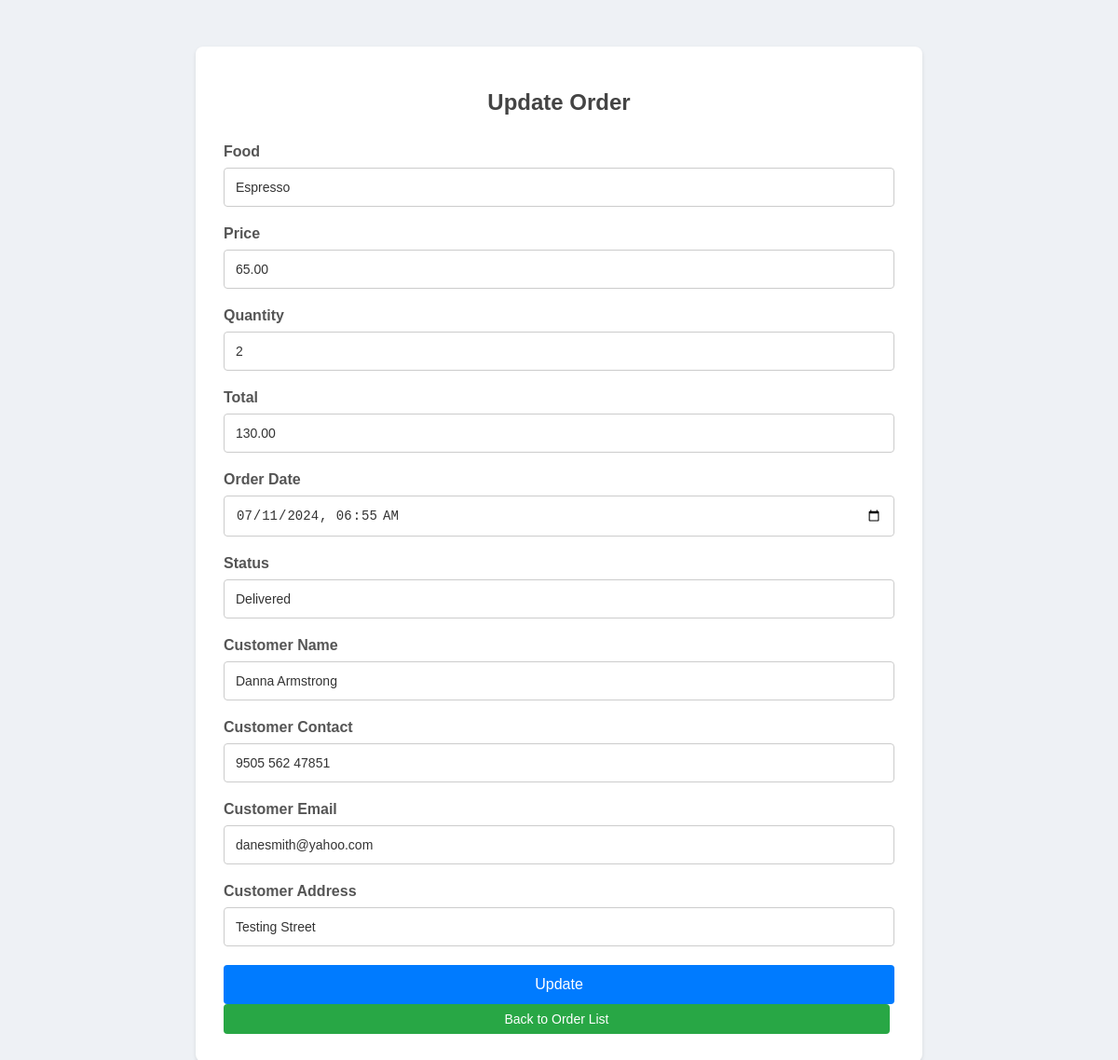
The app's page /food-order/admin/employee-update-order.php?id=1 with its own data.
### tables this page shows
CREATE TABLE `tbl_order` (
  `id` int(10) UNSIGNED NOT NULL,
  `food` varchar(150) NOT NULL,
  `price` decimal(10,2) NOT NULL,
  `qty` int(11) NOT NULL,
  `total` decimal(10,2) NOT NULL,
  `order_date` datetime NOT NULL,
  `status` varchar(50) NOT NULL,
  `customer_name` varchar(150) NOT NULL,
  `customer_contact` varchar(20) NOT NULL,
  `customer_email` varchar(150) NOT NULL,
  `customer_address` varchar(255) NOT NULL
);

### food-order/admin/employee-update-order.php (the view, shortened to what this page needs)
<?php
$servername = "localhost";
$username = "root";
$password = "";
$database = "food-order";
$conn = new mysqli($servername, $username, $password, $database);
if ($_SERVER['REQUEST_METHOD'] == 'POST') {
    $id = $_POST['id'];
    $food = $_POST['food'];
    $price = $_POST['price'];
    $qty = $_POST['qty'];
    $total = $_POST['total'];
    $order_date = $_POST['order_date'];
    $status = $_POST['status'];
    $customer_name = $_POST['customer_name'];
    $customer_contact = $_POST['customer_contact'];
    $customer_email = $_POST['customer_email'];
    $customer_address = $_POST['customer_address'];
    $updated_by = 'Employee';
    $sql = "SELECT * FROM tbl_order WHERE id = $id";
    $res = $conn->query($sql);
    $row = $res->fetch_assoc();
    $fields = [
        'food' => $food,
        'price' => $price,
        'qty' => $qty,
        'total' => $total,
        'order_date' => $order_date,
        'status' => $status,
        'customer_name' => $customer_name,
        'customer_contact' => $customer_contact,
        'customer_email' => $customer_email,
        'customer_address' => $customer_address
    ];
    foreach ($fields as $field => $new_value) {
        $old_value = $row[$field];
        if ($old_value != $new_value) {
            $update_date = date('Y-m-d H:i:s');
            $sql_log = "INSERT INTO tbl_history (order_id, field_updated, old_value, new_value, update_date, updated_by)
                        VALUES ($id, '$field', '$old_value', '$new_value', '$update_date', '$updated_by')";
            $conn->query($sql_log);
        }
    }
    $sql = "UPDATE tbl_order SET
                food = '$food',
                price = '$price',
                qty = '$qty',
                total = '$total',
                order_date = '$order_date',
                status = '$status',
                customer_name = '$customer_name',
                customer_contact = '$customer_contact',
                customer_email = '$customer_email',
                customer_address = '$customer_address'
            WHERE id = $id";
    if ($conn->query($sql) === TRUE) {
        header('Location: manage-order.php');
    } else {
        echo "Error updating record: " . $conn->error;
    }
} else {
    $id = $_GET['id'];
    $sql = "SELECT * FROM tbl_order WHERE id = $id";
    $res = $conn->query($sql);
    $row = $res->fetch_assoc();
}
?>
<!DOCTYPE html>
<html lang="en">
<head>
    <link rel="stylesheet" href="../css/employee.css">
</head>
<body>
    <div class="container">
        <h1>Update Order</h1>
        <form action="" method="POST">
            <div class="form-group">
                <label for="food">Food</label>
                <input type="text" name="food" value="<?php echo $row['food']; ?>">
            </div>
            <div class="form-group">
                <label for="price">Price</label>
                <input type="number" name="price" value="<?php echo $row['price']; ?>">
            </div>
            <div class="form-group">
                <label for="qty">Quantity</label>
                <input type="number" name="qty" value="<?php echo $row['qty']; ?>">
            </div>
            <div class="form-group">
                <label for="total">Total</label>
                <input type="number" name="total" value="<?php echo $row['total']; ?>">
            </div>
            <div class="form-group">
                <label for="order_date">Order Date</label>
                <input type="datetime-local" name="order_date" value="<?php echo date('Y-m-d\TH:i', strtotime($row['order_date'])); ?>">
            </div>
            <div class="form-group">
                <label for="status">Status</label>
                <input type="text" name="status" value="<?php echo $row['status']; ?>">
            </div>
            <div class="form-group">
                <label for="customer_name">Customer Name</label>
                <input type="text" name="customer_name" value="<?php echo $row['customer_name']; ?>">
            </div>
            <div class="form-group">
                <label for="customer_contact">Customer Contact</label>
                <input type="text" name="customer_contact" value="<?php echo $row['customer_contact']; ?>">
            </div>
            <div class="form-group">
                <label for="customer_email">Customer Email</label>
                <input type="text" name="customer_email" value="<?php echo $row['customer_email']; ?>">
            </div>
            <div class="form-group">
                <label for="customer_address">Customer Address</label>
                <input type="text" name="customer_address" value="<?php echo $row['customer_address']; ?>">
            </div>
            <input type="submit" value="Update">
            <a href="page2.php" class="btn-secondary">Back to Order List</a>
        </form>
    </div>
</body>
</html>

### food-order/css/employee.css (style rules this page uses)
body { font-family: Arial, sans-serif; background-color: #eef1f5; color: #333; margin: 0; padding: 0; }
.container { width: 60%; margin: 50px auto; background: #fff; padding: 30px; box-shadow: 0 2px 4px rgba(0, 0, 0, 0.1); border-radius: 8px; }
h1 { text-align: center; color: #444; margin-bottom: 30px; font-size: 24px; font-weight: 600; }
form { display: flex; flex-direction: column; }
.form-group { margin-bottom: 20px; }
.form-group label { font-weight: bold; margin-bottom: 8px; display: block; color: #555; }
.form-group input[type="text"], .form-group textarea, .form-group input[type="number"], .form-group input[type="datetime-local"] { width: 100%; padding: 12px; border: 1px solid #ccc; border-radius: 4px; font-size: 14px; color: #333; box-sizing: border-box; }
input[type="submit"] { background-color: #007bff; color: white; border: none; padding: 12px; border-radius: 4px; cursor: pointer; font-size: 16px; transition: background-color 0.3s ease; }
.btn-secondary, .btn-danger { display: inline-block; padding: 8px 12px; border-radius: 4px; text-decoration: none; font-size: 14px; margin-right: 5px; text-align: center; }
.btn-secondary { background-color: #28a745; color: white; transition: background-color 0.3s ease; }

### records on screen
tbl_order: food "Espresso", price "65.00", qty "2", total "130.00", order_date "07/11/2024 06:55", status "Delivered", customer_name "Danna Armstrong", customer_contact "9505 562 47851", customer_email "danesmith@yahoo.com", customer_address "Testing Street"
